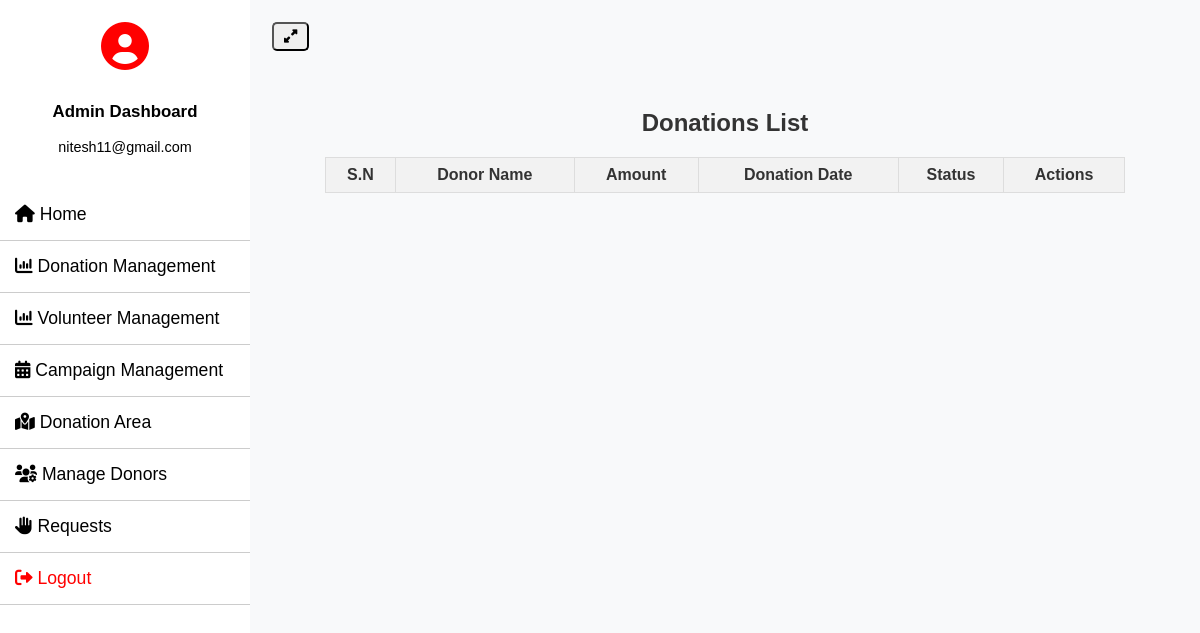
The app's page /campaign_donations/ (signed in), older data.
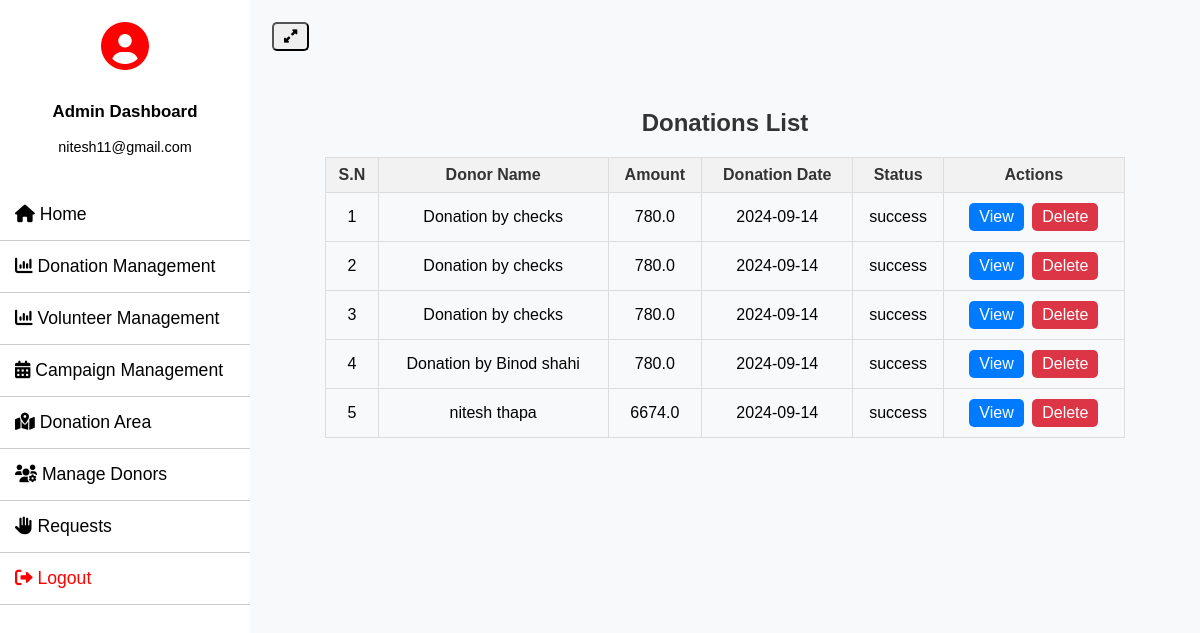
The same page, newer data.
### donor_management/models.py (models this page shows, shortened)
class Donation(models.Model):
    STATUS_CHOICES = [
        ('success', 'Success'),
        ('pending', 'Pending'),
        ('failed', 'Failed')
    ]
    campaign = models.ForeignKey(Campaign, on_delete=models.CASCADE, null=True)
    donor = models.ForeignKey(Donor, on_delete=models.CASCADE)
    donation_name = models.CharField(max_length=300, null=True)
    donation_pic = models.FileField(null=True)
    amount = models.CharField(max_length=30, null=True)
    collection_loc = models.CharField(max_length=300, null=True)
    description = models.CharField(max_length=500, null=True)
    status = models.CharField(max_length=20, choices=STATUS_CHOICES, default='pending')
    admin_remarks = models.CharField(max_length=500, null=True)
    volunteer = models.ForeignKey(Volunteer, on_delete=models.CASCADE, null=True)
    volunteer_remarks = models.CharField(max_length=500, null=True)
    donation_area = models.ForeignKey(DonationArea, on_delete=models.CASCADE, null=True)
    donation_date = models.DateTimeField(auto_now_add=True)
    created_at = models.DateTimeField(auto_now_add=True)
    updated_at = models.DateTimeField(auto_now=True)
    user = models.ForeignKey('auth.User', null=True, blank=True, on_delete=models.SET_NULL)

### Charity_Project/views.py (the view)
# urls.py: path('campaign_donations/', campaign_donations, name='campaign_donations'),
def campaign_donations(request):
    if not request.user.is_authenticated:
        return redirect('admin_login')  # Redirect to your admin login if needed
    donations = Donation.objects.filter(user__isnull=False)  # Registered donors
    return render(request, 'campaign/campaign_donations.html', {'donations': donations})

### Charity_Project/templates/campaign/campaign_donations.html (shortened to what this page needs)
{% extends 'admin_base.html' %}
{% block content %}
<div class="donation-history-container">
    <h1>Donations List</h1>
    <table class="donation-history-table" id="example">
        <thead>
            <tr>
                <th>S.N</th>
                <th>Donor Name</th>
                <th>Amount</th>
                <th>Donation Date</th>
                <th>Status</th>
                <th>Actions</th>
            </tr>
        </thead>
        <tbody>
            {% for donation in donations %}
            <tr>
                <td>{{ forloop.counter }}</td>
                <td>{{ donation.donation_name }}</td>
                <td>{{donation.amount}}</td>
                <td>{{ donation.created_at|date:"Y-m-d" }}</td>
                <td>{{ donation.status }}</td>
                <td>
                    <a href="{% url 'accepted_donation_details' pid=donation.id %}" class="btn btn-primary">View</a>
                    <a href="" class="btn btn-danger" onclick="return confirm('Are you sure you want to delete this donation?');">Delete</a>
                </td>
            </tr>
            {% endfor %}
        </tbody>
    </table>
</div>
{% endblock %}

### Charity_Project/templates/admin_base.html (shortened to what this page needs)
<!DOCTYPE html>
<html lang="en">
<head>
    <link rel="stylesheet" href="https://cdnjs.cloudflare.com/ajax/libs/font-awesome/6.0.0-beta3/css/all.min.css">
</head>
<body>
    <div class="wrapper">
        <nav id="sidebar">
            <div class="sidebar-header">
                <div class="user-icon">
                    <i class="fas fa-user-circle" style="color: red;"></i>
                </div>
                <div class="user-info">
                    <h3>Admin Dashboard</h3>
                    <p>{{ request.user.email }}</p>
                </div>
            </div>
            <ul class="list-unstyled components">
                <li><a href="{% url 'admin_home' %}"> <i class="fa-solid fa-home"></i> Home</a></li>
                <li class="dropdown">
                    <a href="#" class="dropdown-toggle"><i class="fa-solid fa-chart-column"></i> Donation Management</a>
                </li>
                <li class="dropdown">
                    <a href="#" class="dropdown-toggle"><i class="fa-solid fa-chart-column"></i> Volunteer Management</a>
                </li>
                <li class="dropdown">
                    <a href="#" class="dropdown-toggle"><i class="fa-solid fa-calendar-days"></i> Campaign Management</a>
                </li>
                <li class="dropdown">
                    <a href="#" class="dropdown-toggle"><i class="fa-solid fa-map-location-dot"></i> Donation Area</a>
                </li>
                <li><a href="{% url 'manage_donors' %}"> <i class="fa-solid fa-users-gear"></i> Manage Donors</a></li>
                <li class="dropdown">
                    <a href="#" class="dropdown-toggle"><i class="fa-solid fa-hand"></i> Requests</a>
                </li>
                <li><a href="{% url 'logout' %}" style="color: red;"><i class="fa-solid fa-right-from-bracket" style="color: red;"></i> Logout</a></li>
            </ul>
        </nav>
        <div id="content">
            <nav class="navbar navbar-expand-lg navbar-light bg-light">
                <div class="container-fluid">
                    <button type="button" id="sidebarCollapse" class="btn btn-info" style="color:black">
                        <i class="fa-solid fa-up-right-and-down-left-from-center"></i>
                    </button>
                </div>
            </nav>
            <main>
                {% block content %}{% endblock %}
            </main>
        </div>
    </div>
    <link rel="stylesheet" href="https://cdn.datatables.net/2.1.3/css/dataTables.dataTables.css">
    <link rel="stylesheet" href="https://cdn.datatables.net/buttons/3.1.1/css/buttons.dataTables.css">
</body>
</html>

### Charity_Project/templates/campaign/campaign_donations.html (style rules this page uses)
.donation-history-container { background-color: transparent; padding: 20px; border-radius: 10px; max-width: 800px; width: 100%; text-align: center; margin: 20px auto; }
h1 { color: #333; margin-bottom: 20px; font-size: 24px; font-weight: 600; }
.donation-history-table { width: 100%; border-collapse: collapse; margin: 20px 0; }
.donation-history-table th, .donation-history-table td { border: 1px solid #ddd; padding: 8px; text-align: center; }
.donation-history-table th { background-color: #f2f2f2; color: #333; }
.btn { padding: 5px 10px; text-decoration: none; border-radius: 5px; margin: 2px; display: inline-block; }
.btn-primary { background-color: #007bff; color: white; }
.btn-danger { background-color: #dc3545; color: white; }

### Charity_Project/templates/admin_base.html (style rules this page uses)
body { font-family: 'Arial', sans-serif; background-color: #f8f9fa; margin: 0; padding: 0; overflow-x: hidden; }
.wrapper { display: flex; width: 100%; transition: margin-left 0.3s; }
#sidebar { min-width: 250px; max-width: 250px; background: #ffffff; color: #000000; transition: all 0.3s; position: fixed; height: 100%; overflow: auto; z-index: 1000; }
#sidebar .sidebar-header { padding: 20px; background: #ffffff; display: flex; align-items: center; justify-content: center; flex-direction: column; text-align: center; }
#sidebar .sidebar-header .user-icon { font-size: 3em; margin-bottom: 10px; color: #000000; }
#sidebar .sidebar-header .user-info { color: #000000; font-size: 0.9em; }
#sidebar ul.components { padding: 0; list-style: none; margin: 0; }
#sidebar ul li { border-bottom: 1px solid #cccccc; position: relative; }
#sidebar ul li a { padding: 15px; display: block; color: #000000; text-decoration: none; font-size: 1.1em; transition: background 0.3s; }
#content { width: 100%; padding: 20px; min-height: 100vh; transition: all 0.3s; margin-left: 250px; }

Row changes from the older to the newer data that the page shows:
added Donation: donation_name "Donation by checks", amount "780.0", created_at "2024-09-14", status "success"
added Donation: donation_name "Donation by checks", amount "780.0", created_at "2024-09-14", status "success"
added Donation: donation_name "Donation by checks", amount "780.0", created_at "2024-09-14", status "success"
added Donation: donation_name "Donation by Binod shahi", amount "780.0", created_at "2024-09-14", status "success"
added Donation: donation_name "nitesh thapa", amount "6674.0", created_at "2024-09-14", status "success"
